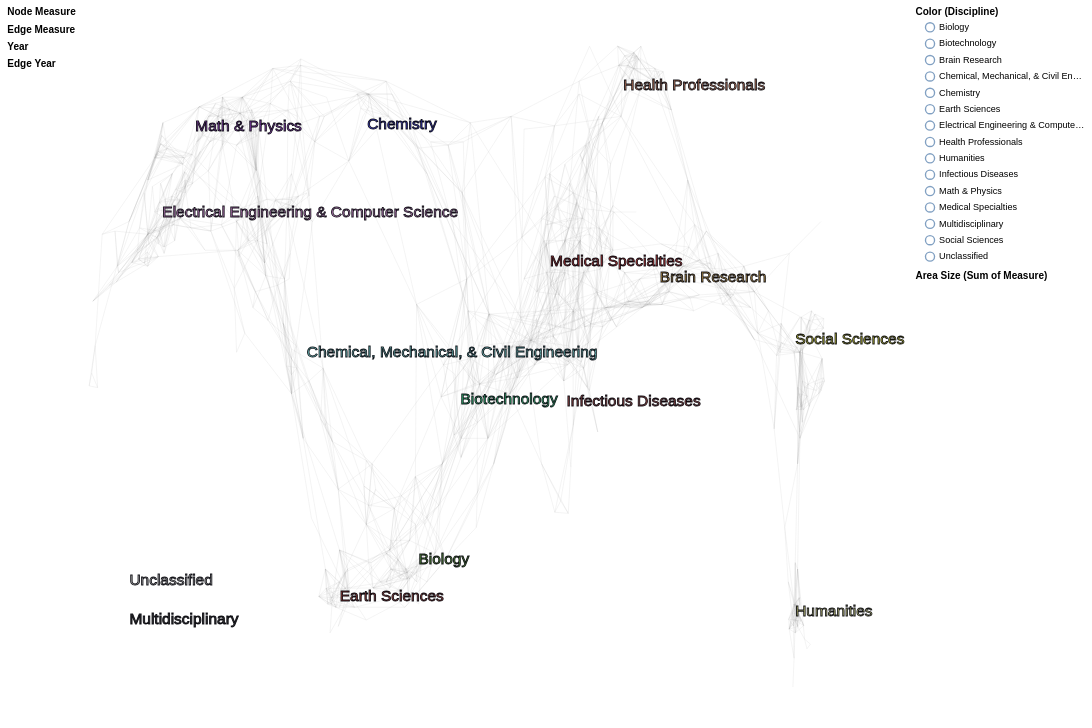

Write the Vega-Lite specification saved for this chart.
### Vega-Lite specification from a JSON file in a GitHub repository (floating-point values rounded to 4 significant figures; data arrays with more than 128 entries replaced by an {"elided": "..."} marker saying what was removed)
{"$schema": "https://vega.github.io/schema/vega-lite/v4.json", "description": "The UCSD Map of Science visualization depicts a network of 554 subdiscipline nodes that are aggregated into 13 main disciplines of science. Each discipline has a distinct color and is labeled. Record sets (e.g., journal papers) are represented by circles centered at specific subdisciplines--matched based on journal names. The “Unclassified” and “Multidisciplinary” circles in the lower left represent all records that could not be matched and all records that were published in multidisciplinary journals such as Science, Nature, etc., respectively. Circle area is proportional to the number of papers, and the minimum and maximum values are given in the legend. Circle tooltips reveal the names of subdiscipline nodes.", "autosize": {"type": "fit", "resize": true, "contains": "padding"}, "padding": 8, "width": 1200, "height": 800, "config": {"view": {"strokeOpacity": 0}}, "resolve": {"scale": {"opacity": "independent", "size": "independent"}}, "layer": [{"mark": "text", "data": {"name": "nodes"}, "selection": {"measure": {"type": "single", "fields": ["measure"], "bind": "legend", "init": {"measure": "# Citations"}, "empty": "none"}}, "encoding": {"opacity": {"field": "measure", "type": "ordinal", "legend": {"title": "Node Measure", "orient": "left", "symbolSize": 0}}}}, {"mark": "text", "data": {"name": "edges"}, "selection": {"edgeMeasure": {"type": "single", "fields": ["edgeMeasure"], "bind": "legend", "init": {"edgeMeasure": "# Citations"}, "empty": "none"}}, "encoding": {"opacity": {"field": "edgeMeasure", "type": "ordinal", "legend": {"title": "Edge Measure", "orient": "left", "symbolSize": 0}}}}, {"mark": "text", "data": {"name": "nodes"}, "transform": [{"filter": {"selection": "measure"}}], "selection": {"year": {"type": "multi", "fields": ["year"], "bind": "legend", "empty": "all"}}, "encoding": {"opacity": {"field": "year", "type": "ordinal", "sort": "descending", "legend": {"title": "Year", "orient": "left", "symbolSize": 0}}}}, {"mark": "text", "data": {"name": "edges"}, "transform": [{"filter": {"selection": "edgeMeasure"}}], "selection": {"edgeYear": {"type": "multi", "fields": ["edgeYear"], "bind": "legend", "empty": "all"}}, "encoding": {"opacity": {"field": "edgeYear", "type": "ordinal", "sort": "descending", "legend": {"title": "Edge Year", "orient": "left", "symbolSize": 0}}}}, {"mark": "point", "data": {"name": "nodes"}, "transform": [{"filter": {"selection": "measure"}}, {"filter": {"selection": "year"}}, {"lookup": "subd_id", "from": {"data": {"name": "subdisciplines"}, "key": "subd_id", "fields": ["x", "y", "subd_id", "subd_name", "disc_id"]}}, {"lookup": "disc_id", "from": {"data": {"name": "disciplines"}, "key": "disc_id", "fields": ["disc_name", "color"]}, "as": ["disc_name", "disc_color"]}, {"joinaggregate": [{"op": "count", "field": "disc_name", "as": "disc_count"}], "groupby": ["disc_name", "disc_color"]}], "selection": {"disc_name": {"type": "multi", "fields": ["disc_name"], "bind": "legend", "empty": "all"}}, "encoding": {"fill": {"field": "disc_name", "scale": {"range": {"field": "disc_color"}}, "legend": {"title": "Color (Discipline)", "symbolOffset": 10, "orient": "right"}}}}, {"mark": {"type": "rule", "color": "#9b9b9b", "strokeOpacity": 0.12, "strokeWidth": 1}, "data": {"name": "subdisciplineEdges"}, "transform": [{"lookup": "subd_id1", "from": {"data": {"name": "subdisciplines"}, "key": "subd_id", "fields": ["x", "y", "subd_name"]}}, {"lookup": "subd_id2", "from": {"data": {"name": "subdisciplines"}, "key": "subd_id", "fields": ["x", "y", "subd_name"]}, "as": ["x2", "y2", "subd2_name"]}], "encoding": {"x": {"field": "x", "type": "quantitative", "scale": {"domain": [100, 500]}, "axis": null}, "y": {"field": "y", "type": "quantitative", "scale": {"domain": [0, 275]}, "axis": null}, "x2": {"field": "x2", "type": "quantitative"}, "y2": {"field": "y2", "type": "quantitative"}}}, {"mark": {"type": "rule", "color": "#00ff00", "strokeOpacity": 0.4}, "data": {"name": "edges"}, "transform": [{"filter": {"selection": "edgeMeasure"}}, {"filter": {"selection": "edgeYear"}}, {"lookup": "subd_id1", "from": {"data": {"name": "subdisciplines"}, "key": "subd_id", "fields": ["x", "y", "subd_name"]}}, {"lookup": "subd_id2", "from": {"data": {"name": "subdisciplines"}, "key": "subd_id", "fields": ["x", "y", "subd_name"]}, "as": ["x2", "y2", "subd2_name"]}], "encoding": {"x": {"field": "x", "type": "quantitative", "scale": {"domain": [100, 500]}, "axis": null}, "y": {"field": "y", "type": "quantitative", "scale": {"domain": [0, 275]}, "axis": null}, "x2": {"field": "x2", "type": "quantitative"}, "y2": {"field": "y2", "type": "quantitative"}, "strokeWidth": {"aggregate": "sum", "field": "weight", "scale": {"type": "log", "rangeMin": 1, "rangeMax": 20}, "legend": null}, "tooltip": [{"field": "subd_name", "type": "nominal", "title": "Source Subdiscipline"}, {"field": "subd2_name", "type": "nominal", "title": "Target Subdiscipline"}, {"field": "edgeMeasure", "type": "nominal", "title": "Measure"}, {"aggregate": "sum", "field": "weight", "format": ",", "title": "Sum of Measure"}]}}, {"mark": {"type": "point", "shape": "circle", "size": 16, "strokeOpacity": 0, "strokeWidth": 0.5, "stroke": "#000007", "fillOpacity": 0.65}, "data": {"name": "subdisciplines"}, "transform": [{"lookup": "disc_id", "from": {"data": {"name": "disciplines"}, "key": "disc_id", "fields": ["disc_name", "color"]}, "as": ["disc_name", "disc_color"]}], "encoding": {"x": {"field": "x", "type": "quantitative", "scale": {"domain": [100, 500]}, "axis": null}, "y": {"field": "y", "type": "quantitative", "scale": {"domain": [0, 275]}, "axis": null}, "fill": {"field": "disc_name", "type": "nominal"}, "tooltip": [{"field": "disc_name", "type": "nominal", "title": "Discipline"}, {"field": "subd_name", "type": "nominal", "title": "Subdiscipline"}]}}, {"mark": "point", "data": {"name": "nodes"}, "transform": [{"filter": {"selection": "measure"}}, {"filter": {"selection": "year"}}, {"lookup": "subd_id", "from": {"data": {"name": "subdisciplines"}, "key": "subd_id", "fields": ["x", "y", "subd_id", "subd_name", "disc_id"]}}, {"lookup": "disc_id", "from": {"data": {"name": "disciplines"}, "key": "disc_id", "fields": ["disc_name", "color"]}, "as": ["disc_name", "disc_color"]}, {"filter": {"selection": "disc_name"}}], "encoding": {"x": {"field": "x", "type": "quantitative", "scale": {"domain": [100, 500]}, "axis": null}, "y": {"field": "y", "type": "quantitative", "scale": {"domain": [0, 275]}, "axis": null}, "shape": {"value": "circle"}, "strokeOpacity": {"value": 1}, "strokeWidth": {"value": 0.5}, "fillOpacity": {"value": 0.9}, "stroke": {"value": "#000007"}, "fill": {"field": "disc_name", "type": "nominal"}, "size": {"aggregate": "sum", "field": "measureCount", "scale": {"type": "log", "rangeMin": 20}, "legend": {"title": "Area Size (Sum of Measure)", "symbolOffset": 10, "orient": "right", "offset": 100}}, "tooltip": [{"field": "disc_name", "type": "nominal", "title": "Discipline"}, {"field": "subd_name", "type": "nominal", "title": "Subdiscipline"}, {"field": "measure", "type": "nominal", "title": "Measure"}, {"aggregate": "sum", "field": "measureCount", "format": ",", "title": "Sum of Measure"}]}}, {"mark": {"type": "text", "fontSize": 17, "fillOpacity": 0.75, "strokeOpacity": 0.9, "stroke": "#000007", "strokeWidth": 1, "align": "left", "baseline": "middle"}, "data": {"name": "disciplineLabels"}, "encoding": {"x": {"field": "x", "type": "quantitative", "scale": {"domain": [100, 500]}, "axis": null}, "y": {"field": "y", "type": "quantitative", "scale": {"domain": [0, 275]}, "axis": null}, "color": {"field": "color", "type": "nominal", "scale": null, "legend": null}, "text": {"field": "disc_name", "type": "nominal"}}}], "datasets": {"nodes": [], "edges": [], "disciplines": [{"disc_name": "Biology", "color": "#33820D", "alt_color": -2186398, "y": 62, "x": 278, "disc_id": 1}, {"disc_name": "Biotechnology", "color": "#07D46D", "alt_color": -11697, "y": 124, "x": 301, "disc_id": 2}, {"disc_name": "Medical Specialties", "color": "#D30706", "alt_color": -22784, "y": 177, "x": 350, "disc_id": 3}, {"disc_name": "Chemical, Mechanical, & Civil Engineering", "color": "#55D4D2", "alt_color": -39396, "y": 142, "x": 217, "disc_id": 4}, {"disc_name": "Chemistry", "color": "#0707D2", "alt_color": -2408414, "y": 230, "x": 250, "disc_id": 5}, {"disc_name": "Earth Sciences", "color": "#9B180F", "alt_color": -48328, "y": 48, "x": 235, "disc_id": 6}, {"disc_name": "Electrical Engineering & Computer Science", "color": "#D372D2", "alt_color": -44173, "y": 196, "x": 138, "disc_id": 7}, {"disc_name": "Brain Research", "color": "#D39827", "alt_color": -1146456, "y": 171, "x": 410, "disc_id": 8}, {"disc_name": "Humanities", "color": "#D3D46D", "alt_color": -1162327, "y": 42, "x": 484, "disc_id": 9}, {"disc_name": "Infectious Diseases", "color": "#8D1B18", "alt_color": -4970894, "y": 149, "x": 359, "disc_id": 10}, {"disc_name": "Math & Physics", "color": "#8E1BCE", "alt_color": -7260020, "y": 229, "x": 156, "disc_id": 11}, {"disc_name": "Health Professionals", "color": "#D36E44", "alt_color": -5483836, "y": 245, "x": 390, "disc_id": 12}, {"disc_name": "Social Sciences", "color": "#D3D406", "alt_color": -5014843, "y": 147, "x": 484, "disc_id": 13}, {"disc_name": "Multidisciplinary", "color": "#000000", "y": 40, "x": 110, "disc_id": 14}, {"disc_name": "Unclassified", "color": "#AAAAAA", "y": 55, "x": 110, "disc_id": 15}], "disciplineLabels": [{"disc_name": "Biology", "color": "#33820D", "lngshrt": -19.25, "lng": -19.8, "latshrt": -51.28, "y": 62, "lat": -54.29, "disc_id": 1, "x": 278}, {"disc_name": "Biotechnology", "color": "#07D46D", "lngshrt": 0.875, "lng": 0.9, "latshrt": -8.603, "y": 124, "lat": -9.109, "disc_id": 2, "x": 301}, {"disc_name": "Medical Specialties", "color": "#D30706", "lngshrt": 43.75, "lng": 45, "latshrt": 27.87, "y": 177, "lat": 29.51, "disc_id": 3, "x": 350}, {"disc_name": "Chemical, Mechanical, & Civil Engineering", "color": "#55D4D2", "lngshrt": -72.62, "lng": -74.7, "latshrt": 3.785, "y": 142, "lat": 4.008, "disc_id": 4, "x": 217}, {"disc_name": "Chemistry", "color": "#0707D2", "lngshrt": -43.75, "lng": -45, "latshrt": 64.35, "y": 230, "lat": 68.14, "disc_id": 5, "x": 250}, {"disc_name": "Earth Sciences", "color": "#9B180F", "lngshrt": -56.88, "lng": -58.5, "latshrt": -60.91, "y": 48, "lat": -64.49, "disc_id": 6, "x": 235}, {"disc_name": "Electrical Engineering & Computer Science", "color": "#D372D2", "lngshrt": -141.8, "lng": -145.8, "latshrt": 40.95, "y": 196, "lat": 43.36, "disc_id": 7, "x": 138}, {"disc_name": "Brain Research", "color": "#D39827", "lngshrt": 96.25, "lng": 99, "latshrt": 23.74, "y": 171, "lat": 25.14, "disc_id": 8, "x": 410}, {"disc_name": "Humanities", "color": "#D3D46D", "lngshrt": 161, "lng": 165.6, "latshrt": -65.04, "y": 42, "lat": -68.87, "disc_id": 9, "x": 484}, {"disc_name": "Infectious Diseases", "color": "#8D1B18", "lngshrt": 51.62, "lng": 53.1, "latshrt": 8.603, "y": 123, "lat": 9.109, "disc_id": 10, "x": 359}, {"disc_name": "Math & Physics", "color": "#8E1BCE", "lngshrt": -126, "lng": -129.6, "latshrt": 63.66, "y": 229, "lat": 67.41, "disc_id": 11, "x": 156}, {"disc_name": "Health Professionals", "color": "#D36E44", "lngshrt": 78.75, "lng": 81, "latshrt": 74.68, "y": 245, "lat": 79.07, "disc_id": 12, "x": 390}, {"disc_name": "Social Sciences", "color": "#D3D406", "lngshrt": 161, "lng": 165.6, "latshrt": 7.227, "y": 147, "lat": 7.652, "disc_id": 13, "x": 484}, {"disc_name": "Multidisciplinary", "color": "#000000", "y": 39, "x": 120, "disc_id": -2}, {"disc_name": "Unclassified", "color": "#AAAAAA", "y": 54, "x": 120, "disc_id": -1}], "subdisciplines": {"elided": "556 records"}, "subdisciplineEdges": {"elided": "2276 records"}}}
